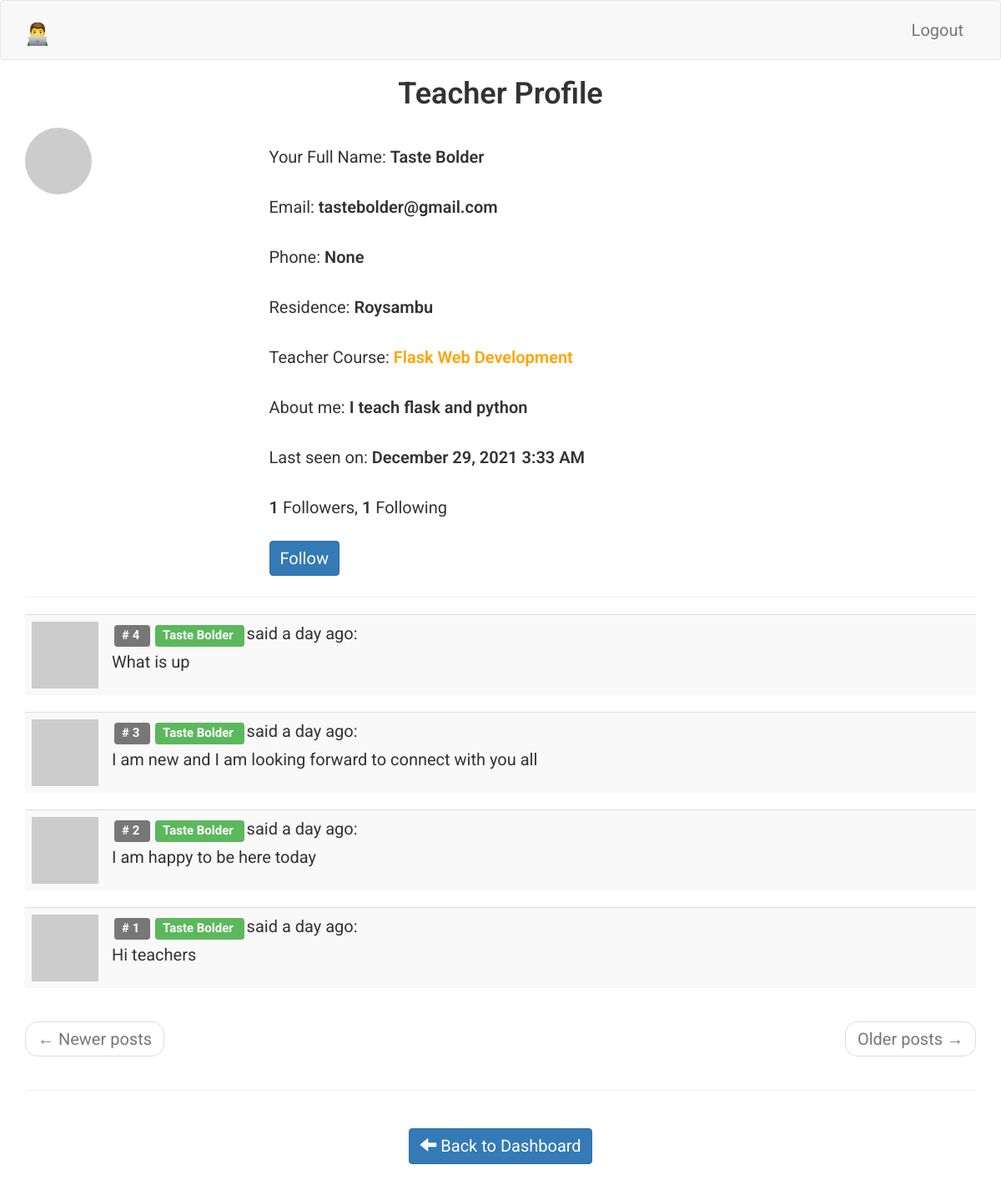
/teacher/profile/Taste Bolder (signed in), run on an earlier commit of the app's database.
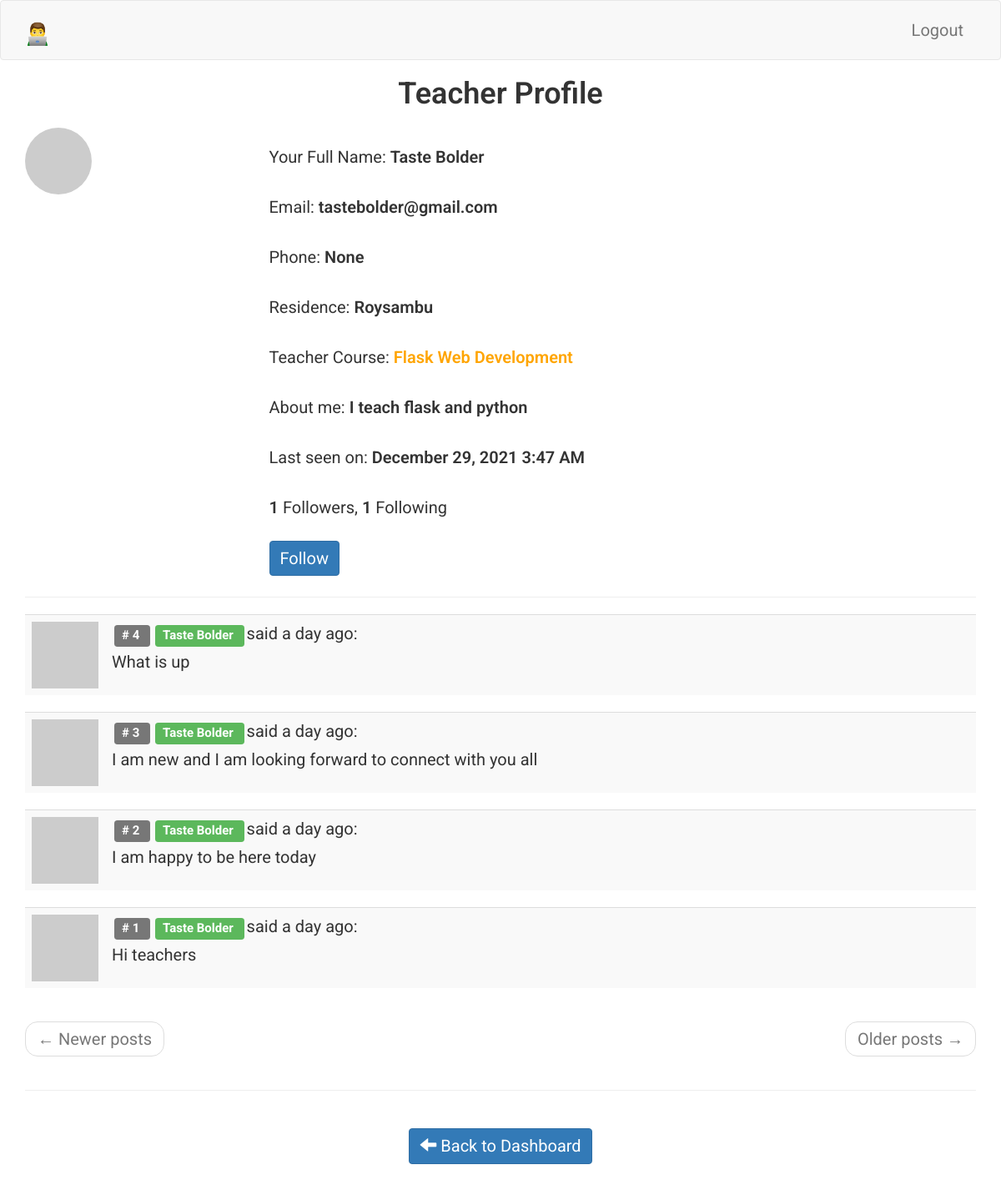
And on a later commit of the database.
### app/models.py (models this page shows, shortened)
class Teacher(UserMixin, db.Model):
    __tablename__ = 'teacher'
    id = db.Column(db.Integer, primary_key=True)
    teacher_full_name = db.Column(db.String(64), index=True, unique=True)
    teacher_email = db.Column(db.String(120), index=True, unique=True)
    teacher_phone = db.Column(db.String(120), index=True, unique=True)
    teacher_residence = db.Column(db.String(120), index=True)
    teacher_course = db.Column(db.String(120), index=True)
    teacher_about_me = db.Column(db.String(140))
    teacher_last_seen = db.Column(db.DateTime, default=datetime.utcnow)
    teacher_password_hash = db.Column(db.String(128))
    comments = db.relationship(
        'TeacherCommunityComment',
        backref='author',
        lazy='dynamic'
        )
    course_overview = db.relationship(
        'WebDevelopmentOverview',
        backref='author',
        lazy='dynamic'
        )
    table_of_contentes = db.relationship(
        'TableOfContents',
        backref='author',
        lazy='dynamic'
        )
    chapter = db.relationship(
        'Chapter',
        backref='author',
        lazy='dynamic'
        )
    def avatar_teacher(self, size):
        digest = md5(self.teacher_email.lower().encode('utf-8')).hexdigest()
        return 'https://www.gravatar.com/avatar/{}?d=identicon&s={}'.format(
            digest, size)
    teacher_followed = db.relationship(
        'Teacher',
        secondary=teacher_followers,
        primaryjoin=(teacher_followers.c.follower_id == id),
        secondaryjoin=(teacher_followers.c.followed_id == id),
        backref=db.backref(
            'teacher_followers',
            lazy='dynamic'
            ), lazy='dynamic')
    def is_following(self, teacher):
        return self.teacher_followed.filter(
            teacher_followers.c.followed_id == teacher.id).count() > 0

class TeacherCommunityComment(db.Model):
    __tablename__ = 'teacher community comment'
    id = db.Column(db.Integer, primary_key=True)
    body = db.Column(db.String(140))
    timestamp = db.Column(db.DateTime, index=True, default=datetime.utcnow)
    teacher_id = db.Column(db.Integer, db.ForeignKey('teacher.id'))

### app/teacher/routes.py (the view)
@bp.route('/profile/<teacher_full_name>')
@login_required
def profile_teacher(teacher_full_name):
    teacher = Teacher.query.filter_by(
        teacher_full_name=teacher_full_name
        ).first()
    page = request.args.get('page', 1, type=int)
    comments = teacher.comments.order_by(
        TeacherCommunityComment.timestamp.desc()
        ).paginate(
        page, current_app.config['POSTS_PER_PAGE'], False)
    next_url = url_for(
        'teacher.dashboard_teacher', teacher_full_name=teacher_full_name,
        _anchor="teacher-comments",
        page=comments.next_num) \
        if comments.has_next else None
    prev_url = url_for(
        'teacher.dashboard_teacher', teacher_full_name=teacher_full_name,
        _anchor="teacher-comments",
        page=comments.prev_num) \
        if comments.has_prev else None
    form = EmptyForm()
    return render_template(
        'teacher/profile_teacher.html',
        teacher=teacher,
        comments=comments.items,
        next_url=next_url,
        prev_url=prev_url,
        form=form,
        title='Teacher Profile'
        )

### app/teacher/forms.py
class EmptyForm(FlaskForm):
    submit = SubmitField('Post')

### app/models.py (called while the page is built)
@login.user_loader
def load_teacher(id):
    return Teacher.query.get(int(id))

### app/teacher/routes.py (called while the page is built)
@bp.before_request
def before_request():
    if current_user.is_authenticated:
        current_user.teacher_last_seen = datetime.utcnow()
        db.session.commit()

### app/templates/teacher/profile_teacher.html (shortened to what this page needs)
{% extends 'base.html' %}
{% block app_content %}
    <div class="row">
        <div class="col-sm-12">
        </div>
    </div>
    <div class="row">
        <div class="col-sm-12 text-center">
            <H1>{{ title }}</H1>
        </div>
    </div>
    <div class="row">
        <div class="col-sm-3">
            <img src=" {{ teacher.avatar_teacher(128) }} " class="img-circle">
        </div>
        <div class="col-sm-9">
            <p>
                Your Full Name: <span style="font-weight: 600;">{{ teacher.teacher_full_name }}</span>
            </p>
            <p>
                Email: <span style="font-weight: 600;">{{ teacher.teacher_email }}</span>
            </p>
            <p>
                Phone: <span style="font-weight: 600;">{{ teacher.teacher_phone }}</span>
            </p>
            <p>
                Residence: <span style="font-weight: 600;">{{ teacher.teacher_residence }}</span>
            </p>
            <p>
                Teacher Course: <span style="font-weight: 600; color: orange;">{{ teacher.teacher_course }}</span>
            </p>
            {% if teacher.teacher_about_me %}
                <p>
                    About me: <span style="font-weight: 600;">{{ teacher.teacher_about_me }}</span>
                </p>
            {% endif %}
            {% if teacher.teacher_last_seen %}
                <p>
                    Last seen on: <span style="font-weight: 600;">{{ moment(teacher.teacher_last_seen).format('LLL') }}</span>
                </p>
            {% endif %}
            <p>
                <span style="font-weight: 600;">{{ teacher.teacher_followers.count() }}</span> Followers,
                <span style="font-weight: 600;">{{ teacher.teacher_followed.count() }}</span> Following
            </p>
            {% if not current_user.is_following(teacher) %}
                <form action="{{ url_for('teacher.follow_teacher', teacher_full_name=teacher.teacher_full_name) }}" method="post">
                    {{ form.submit(value='Follow', class_='btn btn-primary') }}
                </form>
            {% else %}
                <form action="{{ url_for('teacher.unfollow_teacher', teacher_full_name=teacher.teacher_full_name) }}" method="post">
                    {{ form.hidden_tag() }}
                    {{ form.submit(value='Unfollow', class_='btn btn-primary') }}
                </form>
            {% endif %}
        </div>
    </div>
    <hr>
    <div class="row teacher">
        <div class="col-sm-12">
            {% for comment in comments %}
                {% include 'teacher/_comments_teachers.html' %}
            {% endfor %}
        </div>
    </div>
    <div class="row">
        <div class="col-sm-12">
            <nav aria-label="...">
                <ul class="pager">
                    <li class="previous{% if not prev_url %} disabled{% endif %}">
                        <a href="{{ prev_url or '#' }}">
                            <span aria-hidden="true">&larr;</span> Newer posts
                        </a>
                    </li>
                    <li class="next{% if not next_url %} disabled{% endif %}">
                        <a href="{{ next_url or '#' }}">
                            Older posts <span aria-hidden="true">&rarr;</span>
                        </a>
                    </li>
                </ul>
            </nav>
        </div>
    </div>
    <hr>
    {% if teacher %}
        <div class="row text-center">
            <div class="col-sm-4">
            </div>
            <div class="col-sm-4">
                <p>
                    <a href=" {{ url_for('teacher.dashboard_teacher') }} " class="btn btn-primary">
                        <span class="glyphicon glyphicon-arrow-left" aria-hidden="true"></span>
                            Back to Dashboard
                    </a>
                </p>
            </div>
            <div class="col-sm-4">
            </div>
        </div>
    {% endif %}
{% endblock %}

### app/templates/base.html (shortened to what this page needs)
{% extends 'bootstrap/base.html' %}
{% block head %}
    {{ super() }}
{% endblock %}
{% block styles %}
    {{ super() }}
    <link type="text/css" rel="stylesheet" href="{{ url_for('static', filename = 'css/main.css') }}">
    <link rel="stylesheet" href="https://cdnjs.cloudflare.com/ajax/libs/intl-tel-input/16.0.4/css/intlTelInput.css">
{% endblock %}
{% block navbar %}
<nav class="navbar navbar-default">
    <div class="container">
        <div class="navbar-header">
            {% if current_user.is_authenticated %}
                {% if student %}
                    <a class="navbar-brand" href=" {{ url_for('student.dashboard_student') }} ">
                        <img alt="Brand" src="{{ url_for('static', filename = 'images/eLearning.png') }}" width="30" height="30">
                    </a>
                {% elif parent %}
                    <a class="navbar-brand" href=" {{ url_for('main.dashboard_parent') }} ">
                        <img alt="Brand" src="{{ url_for('static', filename = 'images/eLearning.png') }}" width="30" height="30">
                    </a>
                {% elif teacher %}
                    <a class="navbar-brand" href=" {{ url_for('teacher.dashboard_teacher') }} ">
                        <img alt="Brand" src="{{ url_for('static', filename = 'images/eLearning.png') }}" width="30" height="30">
                    </a>
                {% elif admin %}
                    <a class="navbar-brand" href=" {{ url_for('admin.dashboard_admin') }} ">
                        <img alt="Brand" src="{{ url_for('static', filename = 'images/eLearning.png') }}" width="30" height="30">
                    </a>
                {% else %}
                    <a class="navbar-brand" href=" {{ url_for('main.home') }} ">
                        <img alt="Brand" src="{{ url_for('static', filename = 'images/eLearning.png') }}" width="30" height="30">
                    </a>
                {% endif %}
            {% else %}
                <a class="navbar-brand" href=" {{ url_for('main.home') }} ">
                    somaSoma
                </a>
            {% endif %}
        </div>
        <div class="collapse navbar-collapse" id="bs-example-navbar-collapse-1">
            <ul class="nav navbar-nav navbar-right">
                {% if current_user.is_authenticated %}
                    {% if student %}
                        <li><a href=" {{ url_for('auth.logout_student') }} ">Logout</a></li>
                    {% elif parent %}
                        <li><a href=" {{ url_for('auth.logout_parent') }} ">Logout</a></li>
                    {% elif teacher %}
                        <li><a href=" {{ url_for('auth.logout_teacher') }} ">Logout</a></li>
                    {% elif admin %}
                        <li><a href=" {{ url_for('auth.logout_admin') }} ">Logout</a></li>
                    {% else %}
                        <li><a href=" {{ url_for('auth.login') }} ">Logout</a></li>
                    {% endif %}
                {% endif %}
            </ul>
        </div>
    </div>
</nav>
{% endblock %}
{% block content %}
    <div class="container">
        {% block app_content %}
        {% endblock %}
    </div>
{% endblock %}

### app/templates/teacher/_comments_teachers.html
<table class="table table-striped">
    <tr valign='top'>
        <td width="30px">
            <a href=" {{ url_for('teacher.profile_teacher', teacher_full_name=comment.author.teacher_full_name) }} ">
                <img src=" {{ comment.author.avatar_teacher(30) }}  ">
            </a>
        </td>
        <td>
            <span class="comment-id label label-default"># {{ comment.id }} </span>
            <a href="{{ url_for('teacher.profile_teacher', teacher_full_name=comment.author.teacher_full_name) }}">
                <span class="label label-success"> {{ comment.author.teacher_full_name }} </span>
            </a>
            said {{ moment(comment.timestamp).fromNow() }}:
            <br>
            <div class="comment-body">
                {{ comment.body }}
            </div>
        </td>
    </tr>
</table>

### app/static/css/main.css (style rules this page uses)
.label { margin: 3px; }
.navbar-brand { font-size: 30px; font-weight: 600; margin-top: 10px; }
html, body { font-family: 'Roboto', sans-serif; }
h1 { padding-bottom: 10px; font-weight: 600; margin-top: 0px; padding-top: 0px; }
h2, h3, h4, h5, h6, p { margin-top: 0px; padding-top: 10px; padding-bottom: 10px; }
p, li { line-height: 30px; margin-top: 10px; margin-bottom: 10px; }
p, li, td, .btn, .btn-alt, .schedule-btn { font-size: 20px; }
.comment-body { margin-top: 5px; }
.btn { margin-top: 5px; margin-bottom: 5px; }

What changed in the data, as far as the page shows it:
changed Teacher "Taste Bolder": teacher_last_seen "December 29, 2021 3:33 AM" → "December 29, 2021 3:47 AM"
